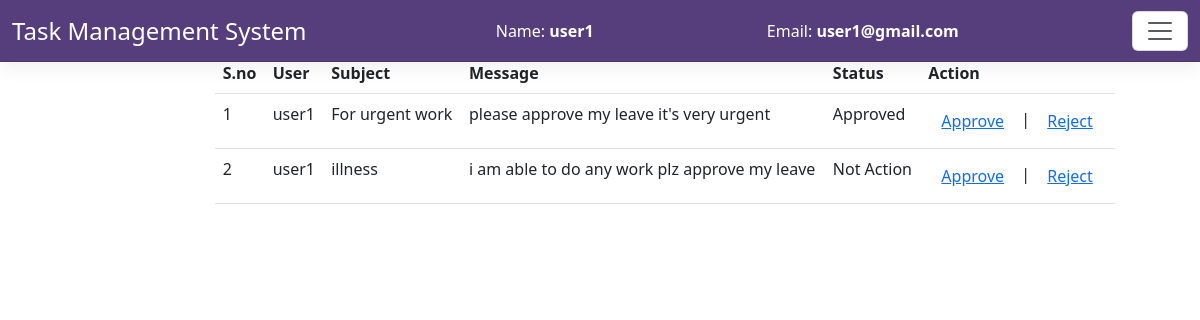
Page /admin/leaveapplication.php (signed in) on the committed database.
### tables this page shows
CREATE TABLE `leaves` (
  `lid` int(11) NOT NULL,
  `uid` int(10) NOT NULL,
  `subject` varchar(100) NOT NULL,
  `message` varchar(100) NOT NULL,
  `status` varchar(100) NOT NULL
);

CREATE TABLE `user` (
  `uid` int(10) NOT NULL,
  `name` varchar(100) NOT NULL,
  `email` varchar(100) NOT NULL,
  `mobile` bigint(10) NOT NULL,
  `password` varchar(100) NOT NULL
);

### admin/leaveapplication.php (the view, shortened to what this page needs)
<?php
include('../connect.php');
?>
<!doctype html>
<html lang="en">
  <head>
    <link href="https://cdn.jsdelivr.net/npm/bootstrap@5.3.0/dist/css/bootstrap.min.css" rel="stylesheet">
    <link href="https://getbootstrap.com/docs/5.3/assets/css/docs.css" rel="stylesheet">
    <link rel="stylesheet" href="../css/style.css">
  </head>
  <body class="p-3 m-0 border-0 bd-example m-0 border-0">
    <nav class="navbar bg-body-tertiary fixed-top usernav">
      <div class="container-fluid">
        <a class="navbar-brand" style="color:white; font-size:1.5rem;" href="userdashboard.php">Task Management System</a>
        <span style="color:white;">Name:  <b><?php   echo  $_SESSION['name'] ; ?></b></span>
        <span style="color:white;">Email:  <b><?php   echo  $_SESSION['email'] ; ?></b></span>        <button class="navbar-toggler" type="button" style="color: #563d7c  ; background-color:white;" data-bs-toggle="offcanvas" data-bs-target="#offcanvasNavbar" aria-controls="offcanvasNavbar" aria-label="Toggle navigation">
          <span class="navbar-toggler-icon"></span>
        </button>
      </div>
    </nav>
<center><h4>All leave application</h4></center>
    <div class="row">
    <div class="col-md-2">
     </div>
      <div class="col-md-8">
        <table class="table"   style="background-color:whitesmoke !important;  width:75vw;">
         <tr>
         <th>S.no</th>
         <th>User</th>
         <th>Subject</th>
         <th>Message</th>
         <th>Status</th>
         <th>Action</th>
         </tr>
         <?php
         $sno =1;
         $query = "SELECT * FROM leaves";
         $query_run = mysqli_query($con,$query);
         while ($row = mysqli_fetch_assoc($query_run)) {
            ?>
            <tr>
          <td> <?php   echo  $sno; ?></td>
          <?php
          $query3= "SELECT name from user  where uid = $row[uid]";
          $query3_run =mysqli_query($con,$query3);
          while($row3= mysqli_fetch_assoc($query3_run))
          {
            ?>
            <td>
                <?php
                  echo  $row3['name'];
                ?>
            </td>
            <?php
          }
          ?>
          <td> <?php   echo  $row['subject']; ?></td>
          <td> <?php   echo  $row['message']; ?></td>
          <td> <?php   echo   $row['status']; ?></td>
          <td>  <button class="btn "><a href="approveleave.php? id=<?php  echo  $row['lid']; ?>">Approve</a> </button>
                 | <button class="btn "><a href="rejectleave.php? id=<?php  echo  $row['lid']; ?>">Reject</a> </button></td>
          </tr>
         <?php
         $sno = $sno+1;
         }
         ?>
        </table>
      </div>
    </div>
  </body>
</html>

### css/style.css (style rules this page uses)
* { margin: 0; padding:0; box-sizing: border-box; }
.usernav { background-color: #563d7c !important; box-shadow: 0 0.5rem 1rem rgba(0,0,0,.05), inset 0 -1px 0 rgba(0,0,0,.1) !important; }

### rows in the picture
leaves: subject "For urgent work", message "please approve my leave it's very urgent", status "Approved"
user: name "user1"
leaves: subject "illness", message "i am able to do any work plz approve my leave", status "Not Action"

### other values in the picture
$_SESSION['name'] "user1"
$_SESSION['email'] "user1@gmail.com"
